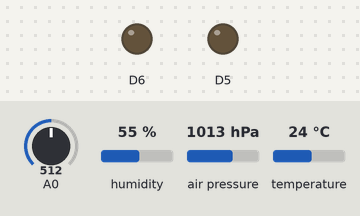
A sketch run on a simulated ESP8266 (NodeMCU). On the bench: output pins drawn as LEDs (lit = HIGH). The inputs (shaded band) are chosen by the test bench; at power-on: A0 = 512, humidity 55 %, air pressure 1013 hPa, temperature 24 °C. WiFi joins after 1.5 s; servers stay silent unless stated; uploads are accepted with an empty reply; what the sketch prints to the serial monitor is not drawn. At 2.6 s the program puts the board to deep sleep or switches it off; the recording ends there.

Above: at 0.1 s.
Timing chart, 0 to 2.6 s (numbered marks = the images above):
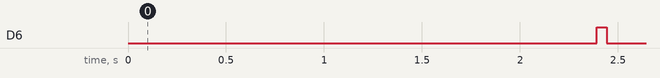

Measured:
- by itself, D6: LOW → HIGH at 2.4 s, → LOW 0.05 s later

The sketch:

ESP8266SensorServerBatt.ino
```cpp
#include <ESP8266WiFi.h>
#include <WiFiClient.h>
#include <ESP8266WebServer.h>
#include <ESP8266mDNS.h>
#include <LittleFS.h>
#include <ArduinoJson.h>
#include <Adafruit_Sensor.h>
#include <Adafruit_BME280.h>
#include <Wire.h>
#include <ESP8266HTTPClient.h>
#include <Arduino.h>

#define PI_API "http://192.168.1.133:5000/api/sensor"
#define PI_API_BATT "http://192.168.1.133:5000/api/batt"
#define MY_ALTITUDE_M 647.0
#define SEALEVELPRESSURE_HPA (1013.25)
#define BATT_DETECT_PIN D7

const char* ssid = "It Burns When IP";
const char* password = "lucy1816647";
int level;
float voltage;
int ADC;
float temp;
float humidity;
float pressure;
float seaLevelPressure;

Adafruit_BME280 bme;
WiFiClient client;
HTTPClient http;

void read_sensor(){
  bme.setSampling(Adafruit_BME280::MODE_FORCED,
                    Adafruit_BME280::SAMPLING_X1, // temperature
                    Adafruit_BME280::SAMPLING_X1, // pressure
                    Adafruit_BME280::SAMPLING_X1, // humidity
                    Adafruit_BME280::FILTER_OFF   );
  bme.takeForcedMeasurement();
  //Variables
  float seaLevelPressure = bme.seaLevelForAltitude(MY_ALTITUDE_M, bme.readPressure() / 100.0F);
  float temp = bme.readTemperature();
  float humidity = bme.readHumidity();
  float pressure = bme.readPressure() / 100.0F;

  // Check if readings are valid
  if (isnan(temp) || isnan(humidity) || isnan(pressure)) {
    Serial.println("ERROR: Invalid sensor readings!");
    return;
  }
  Serial.println(temp);
  Serial.println(humidity);
  Serial.println(pressure);
}

void sendPi(){
  read_sensor();
  http.begin(client, PI_API);
  http.addHeader("Content-Type", "application/json");

  String payload = "{";
  payload += "\"sensor_id\":\"TEST\",";  // Add sensor_id
  payload += "\"temperature\":";
  payload += String(temp);
  payload += ",\"humidity\":";
  payload += String(humidity);
  payload += ",\"pressure\":";
  payload += String(seaLevelPressure);
  payload += "}";

  Serial.println(payload);
  int httpCode = http.POST(payload);

  if (httpCode > 0) {
      Serial.printf("[HTTP] POST... code: %d\n", httpCode);
      String response = http.getString();
      Serial.println(response);
  } else {
      Serial.printf("[HTTP] POST... failed, error: %s\n", http.errorToString(httpCode).c_str());
  }
  http.end();
}

void printValues(){
  Serial.print("Temperature: ");
  Serial.print(bme.readTemperature());
  Serial.println(" ");
  Serial.print(bme.readPressure() / 100.0F);
    Serial.println(" hPa");
    Serial.print("Approx. Altitude = ");
    Serial.print(bme.readAltitude(SEALEVELPRESSURE_HPA));
    Serial.println(" m");
}

void wifiConnect(){
  WiFi.begin(ssid, password);
  Serial.println("");
  unsigned long now = millis();
  while (WiFi.status() != WL_CONNECTED) { // While wifi.status is not equal to connected
    if(millis() - now >= 60000){
      ESP.deepSleep(300e6);
    }
    Serial.print(".");
    delay(200);
  }
  // Connection established
  Serial.println("");
  Serial.print("Connected to ");
  Serial.println(ssid);
  Serial.print("IP address: ");
  Serial.println(WiFi.localIP());
  delay(500);
}

void I2C(){
  Wire.begin(); // Begin I2C
  String address = "0x77";
  unsigned status = bme.begin(0x77);
  if(!status){
    String address = "0x76";
    status = bme.begin(0x76);
    if(!status){
      Serial.println("Cannot communicate via I2C, addresses 0x76 and 0x77 unsuccessful");
      while(true){// Fast flash red and green LED indefinitely to signify that I2C sensor connection failed
        digitalWrite(D5, HIGH);
        digitalWrite(D6, LOW);
        delay(200);
        digitalWrite(D5, LOW);
        digitalWrite(D6, HIGH);
        delay(200);
    }
  }
  }
  Serial.print("Connected to I2C via address ");
  Serial.println(status);
}

void POST_batt(){
  http.begin(client, PI_API_BATT);
  http.addHeader("Content-Type", "application/json");

  String payload = "{";
  payload += "\"level\":";
  payload += String(level);
  payload += ",\"value\":";
  payload += String(voltage);
  payload += "}";

  Serial.println(payload);
  int httpCode = http.POST(payload);

  if (httpCode > 0) {
      Serial.printf("[HTTP] POST... code: %d\n", httpCode);
      String response = http.getString();
      Serial.println(response);
  } else {
      Serial.printf("[HTTP] BATT POST... failed, error: %s\n", http.errorToString(httpCode).c_str());
  }
  http.end();
}

float batteryVoltageToPercent(float voltage) {
    // Voltage to percentage lookup table (1% resolution)
    const float voltageTable[] = {
        3.00, 3.10, 3.20, 3.30, 3.40, 3.50, 3.60, 3.70, 3.75, 3.79,
        3.83, 3.87, 3.91, 3.95, 3.98, 4.02, 4.05, 4.08, 4.11, 4.14,
        4.17, 4.20
    };
    const float percentTable[] = {
        0, 2, 5, 8, 12, 17, 22, 28, 34, 40,
        46, 52, 58, 64, 70, 75, 80, 85, 90, 94,
        97, 100
    };
    const int tableSize = 22;

    if (voltage <= voltageTable[0]) return 0;
    if (voltage >= voltageTable[tableSize - 1]) return 100;

    // Find position in table and interpolate
    for (int i = 1; i < tableSize; i++) {
        if (voltage <= voltageTable[i]) {
            float ratio = (voltage - voltageTable[i-1]) / (voltageTable[i] - voltageTable[i-1]);
            return percentTable[i-1] + ratio * (percentTable[i] - percentTable[i-1]);
        }
    }
    return 0;
}

void read_batt(){
  delay(20);
  digitalWrite(D6, HIGH);
  Serial.println("Setting D6 HIGH");
  int raw = 0;
  for(int i = 0; i < 10; i++){
    raw += analogRead(A0);
  }
  ADC = raw / 10;
  voltage = (ADC / 1023.0) * 3.3 /  0.1993;
  level = batteryVoltageToPercent(voltage);
  Serial.println(voltage);
  Serial.println(level);
  delay(50);
  digitalWrite(D6, LOW);
}

void setup() {
  delay(50);
  Serial.begin(115200);
  pinMode(A0, INPUT);
  pinMode(D5, OUTPUT);
  pinMode(D6, OUTPUT);
  wifiConnect();
  I2C();
  //read_sensor(); // For troubleshooting
}

void loop() {
  sendPi();
  delay(10);
  read_batt();
  POST_batt();
  Serial.print("Raw ADC: ");
  Serial.println(ADC);
  ESP.deepSleep(300e6);
}
```
